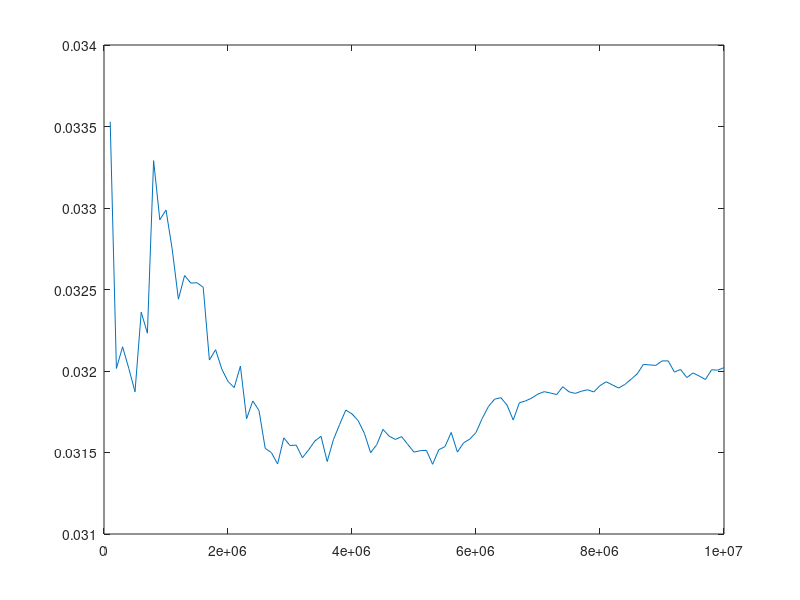

This chart was generated by the following MATLAB code:
MC = [100000, 200000, 300000, 400000, 500000, 600000, 700000, 800000, 900000, 1e+06, 1.1e+06, 1.2e+06, 1.3e+06, 1.4e+06, 1.5e+06, 1.6e+06, 1.7e+06, 1.8e+06, 1.9e+06, 2e+06, 2.1e+06, 2.2e+06, 2.3e+06, 2.4e+06, 2.5e+06, 2.6e+06, 2.7e+06, 2.8e+06, 2.9e+06, 3e+06, 3.1e+06, 3.2e+06, 3.3e+06, 3.4e+06, 3.5e+06, 3.6e+06, 3.7e+06, 3.8e+06, 3.9e+06, 4e+06, 4.1e+06, 4.2e+06, 4.3e+06, 4.4e+06, 4.5e+06, 4.6e+06, 4.7e+06, 4.8e+06, 4.9e+06, 5e+06, 5.1e+06, 5.2e+06, 5.3e+06, 5.4e+06, 5.5e+06, 5.6e+06, 5.7e+06, 5.8e+06, 5.9e+06, 6e+06, 6.1e+06, 6.2e+06, 6.3e+06, 6.4e+06, 6.5e+06, 6.6e+06, 6.7e+06, 6.8e+06, 6.9e+06, 7e+06, 7.1e+06, 7.2e+06, 7.3e+06, 7.4e+06, 7.5e+06, 7.6e+06, 7.7e+06, 7.8e+06, 7.9e+06, 8e+06, 8.1e+06, 8.2e+06, 8.3e+06, 8.4e+06, 8.5e+06, 8.6e+06, 8.7e+06, 8.8e+06, 8.9e+06, 9e+06, 9.1e+06, 9.2e+06, 9.3e+06, 9.4e+06, 9.5e+06, 9.6e+06, 9.7e+06, 9.8e+06, 9.9e+06, 1e+07, ];
e_var = [0.0335294, 0.0320157, 0.0321485, 0.0320157, 0.0318723, 0.0323609, 0.0322319, 0.0332904, 0.0329275, 0.0329877, 0.0327472, 0.0324406, 0.0325857, 0.0325393, 0.0325415, 0.0325137, 0.0320672, 0.0321308, 0.0320115, 0.031936, 0.0318981, 0.0320302, 0.0317073, 0.0318165, 0.0317575, 0.0315253, 0.0314992, 0.0314294, 0.0315898, 0.0315429, 0.0315453, 0.0314679, 0.0315159, 0.0315704, 0.0315991, 0.0314446, 0.0315785, 0.0316718, 0.0317603, 0.0317368, 0.031695, 0.0316173, 0.0314987, 0.0315485, 0.0316421, 0.0316, 0.03158, 0.0315974, 0.031549, 0.0315025, 0.031511, 0.0315131, 0.0314278, 0.0315169, 0.0315361, 0.031623, 0.0315026, 0.0315596, 0.0315822, 0.0316226, 0.0317087, 0.0317818, 0.0318272, 0.0318364, 0.0317913, 0.0316994, 0.0318052, 0.0318165, 0.0318344, 0.0318586, 0.0318732, 0.0318652, 0.0318552, 0.0319037, 0.0318723, 0.0318626, 0.031876, 0.0318849, 0.0318714, 0.0319101, 0.031934, 0.0319146, 0.0318957, 0.031917, 0.0319491, 0.0319823, 0.0320404, 0.0320374, 0.0320345, 0.0320617, 0.0320621, 0.0319932, 0.0320097, 0.0319597, 0.031988, 0.0319692, 0.0319475, 0.0320075, 0.0320052, 0.0320205, ];
m_var = [0.00398255, 0.00379821, 0.00381649, 0.00378324, 0.00381322, 0.0038597, 0.00391011, 0.00407244, 0.00402483, 0.00407151, 0.004029, 0.00400692, 0.00400887, 0.00397849, 0.00398077, 0.00399775, 0.00393003, 0.00393184, 0.00390986, 0.00391902, 0.00391066, 0.00391891, 0.00387532, 0.00390307, 0.00390189, 0.00386551, 0.00386247, 0.0038536, 0.00388936, 0.00387751, 0.00386546, 0.00386416, 0.00387319, 0.00388052, 0.00388259, 0.00387071, 0.00389314, 0.00390915, 0.00391972, 0.0039253, 0.0039294, 0.00391025, 0.0038927, 0.00389769, 0.00390533, 0.00390117, 0.00389463, 0.00388877, 0.00388093, 0.00387819, 0.00387417, 0.0038803, 0.00387284, 0.0038902, 0.00388862, 0.00390419, 0.00388703, 0.00389057, 0.00389145, 0.00389496, 0.00390326, 0.00391355, 0.0039224, 0.0039274, 0.00392381, 0.00391097, 0.00393213, 0.00393332, 0.0039349, 0.00393943, 0.00394327, 0.00393856, 0.00393178, 0.00394137, 0.00393261, 0.00392342, 0.00393067, 0.00392942, 0.00393023, 0.00393799, 0.00394396, 0.00394493, 0.00394587, 0.0039475, 0.00395084, 0.00395492, 0.00396464, 0.00396326, 0.00396763, 0.0039658, 0.00396434, 0.00395761, 0.00396175, 0.00395752, 0.00396009, 0.00395878, 0.00395851, 0.00396119, 0.00395819, 0.00396173, ];
mean_mag = [0.998635, 0.998698, 0.998692, 0.9987, 0.998698, 0.99868, 0.998674, 0.998625, 0.998641, 0.998632, 0.998644, 0.998654, 0.99865, 0.998656, 0.998656, 0.998654, 0.998674, 0.998673, 0.998679, 0.998679, 0.998681, 0.998677, 0.998691, 0.998684, 0.998686, 0.998697, 0.998698, 0.998701, 0.998691, 0.998694, 0.998696, 0.998698, 0.998695, 0.998693, 0.998692, 0.998697, 0.998691, 0.998686, 0.998683, 0.998682, 0.998682, 0.998687, 0.998693, 0.998691, 0.998687, 0.998689, 0.998691, 0.998691, 0.998693, 0.998695, 0.998695, 0.998694, 0.998697, 0.998693, 0.998692, 0.998688, 0.998693, 0.998692, 0.998691, 0.99869, 0.998686, 0.998683, 0.998681, 0.99868, 0.998681, 0.998685, 0.99868, 0.998679, 0.998678, 0.998677, 0.998676, 0.998677, 0.998679, 0.998676, 0.998678, 0.99868, 0.998678, 0.998678, 0.998678, 0.998676, 0.998675, 0.998675, 0.998675, 0.998675, 0.998673, 0.998672, 0.998669, 0.998669, 0.998669, 0.998669, 0.998669, 0.998671, 0.99867, 0.998672, 0.998671, 0.998672, 0.998672, 0.99867, 0.998671, 0.99867, ];
time_used = [0.06542, 0.131894, 0.197971, 0.268042, 0.336758, 0.404005, 0.472249, 0.538794, 0.609336, 0.673305, 0.741246, 0.806738, 0.872139, 0.937736, 1.0038, 1.06988, 1.13668, 1.20298, 1.26963, 1.33817, 1.40258, 1.46917, 1.53761, 1.6051, 1.67066, 1.73596, 1.80227, 1.86859, 1.9386, 2.00601, 2.07287, 2.13916, 2.2062, 2.27454, 2.34215, 2.4118, 2.47994, 2.54356, 2.60969, 2.67817, 2.74633, 2.8147, 2.88257, 2.95138, 3.01916, 3.08197, 3.14891, 3.21531, 3.28257, 3.35085, 3.4199, 3.48429, 3.55093, 3.61664, 3.68269, 3.74987, 3.81594, 3.88239, 3.95188, 4.01867, 4.08494, 4.15502, 4.22211, 4.2881, 4.3545, 4.42068, 4.48363, 4.5508, 4.6199, 4.68631, 4.75467, 4.82428, 4.90081, 4.96737, 5.03562, 5.10187, 5.16813, 5.23425, 5.30042, 5.36672, 5.43356, 5.49963, 5.56652, 5.63606, 5.70214, 5.76904, 5.83735, 5.90546, 5.97033, 6.03927, 6.10566, 6.17091, 6.23705, 6.30531, 6.37447, 6.44129, 6.50959, 6.57231, 6.64045, 6.7084, ];
accepted_states = [0.0083, 0.00393, 0.00264, 0.00197, 0.00164, 0.00142333, 0.00115429, 0.00124, 0.000882222, 0.00084, 0.000665455, 0.000631667, 0.000641538, 0.000565714, 0.000544, 0.00048375, 0.0004, 0.000451111, 0.000393684, 0.00039, 0.000371429, 0.000394545, 0.000267826, 0.000365833, 0.000316, 0.000250769, 0.000288148, 0.000269286, 0.00031931, 0.000252667, 0.000253548, 0.00022625, 0.000263636, 0.000242941, 0.000233714, 0.000186667, 0.000243243, 0.000232632, 0.000221538, 0.000201, 0.000193171, 0.000177143, 0.000149302, 0.000200909, 0.000201778, 0.000156522, 0.000165957, 0.000169167, 0.000151429, 0.0001556, 0.000151765, 0.000153846, 0.000129057, 0.000168148, 0.000141091, 0.000163214, 0.000107719, 0.000148276, 0.000138305, 0.000146, 0.000147541, 0.000144194, 0.00014, 0.00013125, 0.000116308, 9.63636e-05, 0.000143582, 0.000120588, 0.000118261, 0.000118, 0.00012169, 0.000108056, 0.000104658, 0.000120811, 0.000108, 0.000100789, 0.000107273, 0.000102821, 9.62025e-05, 0.00010525, 0.000101728, 9.53659e-05, 9.39759e-05, 9.54762e-05, 0.000101176, 0.000101628, 0.000101839, 9.13636e-05, 9.23596e-05, 8.84444e-05, 8.96703e-05, 7.6087e-05, 9.01075e-05, 7.29787e-05, 9.11579e-05, 8.08333e-05, 7.58763e-05, 9.46939e-05, 7.89899e-05, 8.62e-05, ];
probability = [0, -8, -8, -8, -8, -8, -8, -8, -8, -8, -8, -8, -8, -8, -8, -8, -8, -8, -8, -8, -8, -8, -8, -8, -8, -8, -8, -8, -8, -8, -8, -8, -8, -8, -8, -8, -8, -8, -8, -8, -8, -8, -8, -8, -8, -8, -8, -8, -8, -8, -8, -8, -8, -8, -8, -8, -8, -8, -8, -8, -8, -8, -8, -8, -8, -8, -8, -8, -8, -8, -8, -8, -8, -8, -8, -8, -8, -8, -8, -8, -8, -8, -8, -8, -8, -8, -8, -8, -8, -8, -8, -8, -8, -8, -8, -8, -8, -8, -8, -8, ];
avg_energy = [-1.9958, -1.99599, -1.99597, -1.99599, -1.99601, -1.99595, -1.99596, -1.99583, -1.99588, -1.99587, -1.9959, -1.99594, -1.99592, -1.99592, -1.99592, -1.99593, -1.99598, -1.99598, -1.99599, -1.996, -1.996, -1.99599, -1.99603, -1.99602, -1.99602, -1.99605, -1.99605, -1.99606, -1.99604, -1.99605, -1.99605, -1.99606, -1.99605, -1.99605, -1.99604, -1.99606, -1.99604, -1.99603, -1.99602, -1.99602, -1.99603, -1.99604, -1.99605, -1.99605, -1.99604, -1.99604, -1.99604, -1.99604, -1.99605, -1.99605, -1.99605, -1.99605, -1.99606, -1.99605, -1.99605, -1.99604, -1.99605, -1.99605, -1.99604, -1.99604, -1.99603, -1.99602, -1.99601, -1.99601, -1.99602, -1.99603, -1.99602, -1.99602, -1.99601, -1.99601, -1.99601, -1.99601, -1.99601, -1.996, -1.99601, -1.99601, -1.99601, -1.99601, -1.99601, -1.996, -1.996, -1.996, -1.99601, -1.996, -1.996, -1.99599, -1.99599, -1.99599, -1.99599, -1.99598, -1.99598, -1.99599, -1.99599, -1.996, -1.99599, -1.996, -1.996, -1.99599, -1.99599, -1.99599, ];
plot(MC, e_var)
